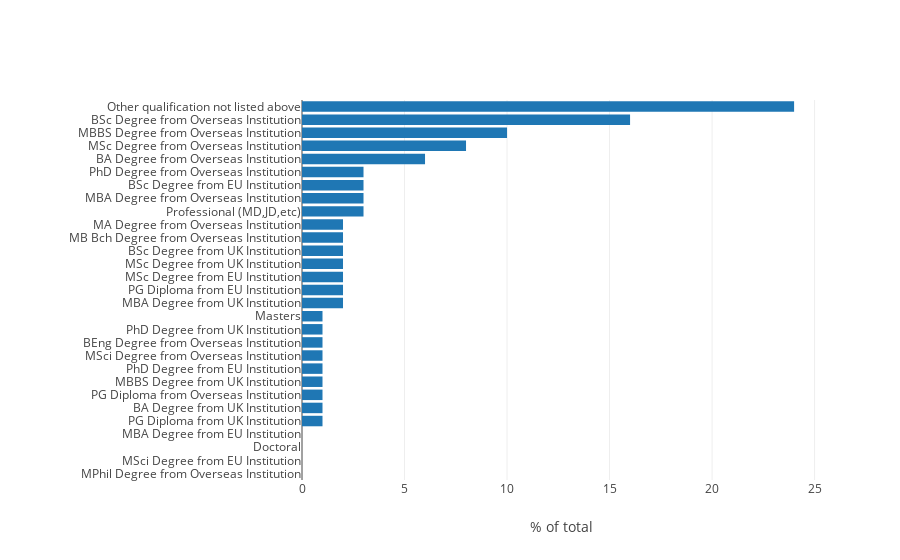

Notebook code cell kept with this figure:
### Markdown cell above
# 25% of all submissions list 'other qualifications' as their highest award

### Code cell
trace1 = go.Bar(
    x=round((submitedu['Reference Number'] / totalsubmitted)*100, 0),
    y=submitedu.index,
    name='Submitted',
    orientation = 'h'
)


data = [trace1]
layout = go.Layout(
    barmode='group',
    xaxis=dict(
        domain=[0.3, 1],
        title = '% of total'),
    yaxis=dict(
        tickmode = 'linear',
        showticklabels = True
    ),
)

fig = go.Figure(data=data, layout=layout)
py.iplot(fig, filename='grouped-bar')

### Figure 1 — Plotly figure (JSON) as saved in the notebook; plotly's stock layout.template omitted (floating-point values rounded to 4 significant figures)
{"data": [{"name": "Submitted", "orientation": "h", "type": "bar", "uid": "5d0c5bd0-6115-11e9-9a9e-b4b68690f880", "x": [0, 0, 0, 0, 1, 1, 1, 1, 1, 1, 1, 1, 1, 2, 2, 2, 2, 2, 2, 2, 3, 3, 3, 3, 6, 8, 10, 16, 24], "y": ["MPhil Degree from Overseas Institution", "MSci Degree from EU Institution", "Doctoral", "MBA Degree from EU Institution", "PG Diploma from UK Institution", "BA Degree from UK Institution", "PG Diploma from Overseas Institution", "MBBS Degree from UK Institution", "PhD Degree from EU Institution", "MSci Degree from Overseas Institution", "BEng Degree from Overseas Institution", "PhD Degree from UK Institution", "Masters", "MBA Degree from UK Institution", "PG Diploma from EU Institution", "MSc Degree from EU Institution", "MSc Degree from UK Institution", "BSc Degree from UK Institution", "MB Bch Degree from Overseas Institution", "MA Degree from Overseas Institution", "Professional (MD,JD,etc)", "MBA Degree from Overseas Institution", "BSc Degree from EU Institution", "PhD Degree from Overseas Institution", "BA Degree from Overseas Institution", "MSc Degree from Overseas Institution", "MBBS Degree from Overseas Institution", "BSc Degree from Overseas Institution", "Other qualification not listed above"]}], "layout": {"barmode": "group", "xaxis": {"domain": [0.3, 1], "title": "% of total"}, "yaxis": {"showticklabels": true, "tickmode": "linear"}}}
